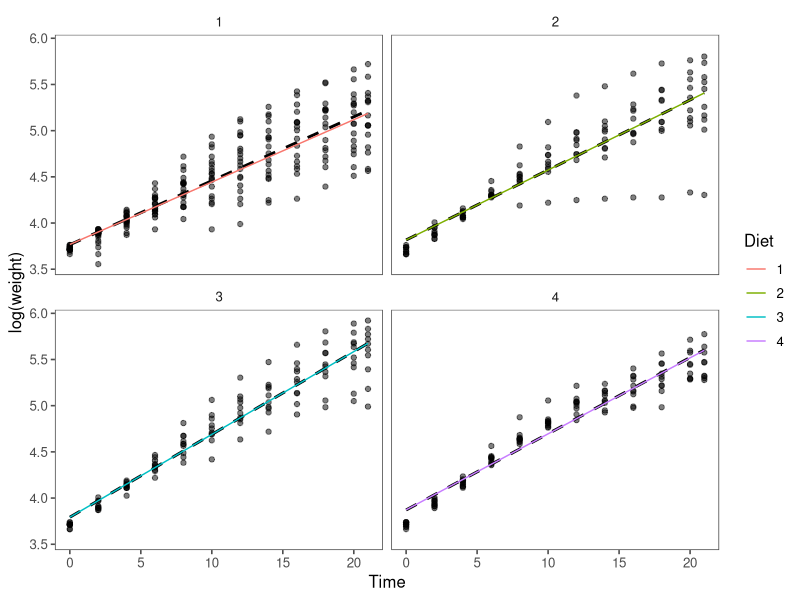

This chart was generated by the following R code: (Note: this script raises an error after producing the figure.)
library(tidyverse);library(lme4);library(broom)
library(modelr);library(ggthemes)



cw1 <- lmer(log(weight) ~ Time*Diet + (1|Chick), data = ChickWeight)
nd <- data_grid(data = ChickWeight, Time = Time, Diet = Diet)
predict.fun <- function(my.lmm) {
  predict(my.lmm, newdata = nd, re.form = NA,)   # This is predict.merMod 
}
nd$pred <- predict.fun(cw1)
ggplot(ChickWeight,aes(Time,log(weight)))+
  geom_point(alpha = 0.5)+
  geom_smooth(method = "lm", se = F,  linetype = "dashed", color = "black")+
  geom_line(data = nd,aes(Time,pred,color = Diet))+
  facet_wrap(~Diet)+
  theme_few()
  



sl1 <- lmer(Reaction ~ Days + (1|Subject), sleepstudy)
sl2 <- lm(Reaction ~ Days, sleepstudy)


nd2 <- data_grid(data = sleepstudy, Days = Days)

predict.fun <- function(my.lmm) {
  predict(my.lmm, newdata = nd2, re.form = NA,)   # This is predict.merMod 
}

nd2$pred <- predict.fun(sl1)
nd2$lm_pred <- predict(sl2,newdata = nd2)


ggplot(sleepstudy,aes(Days,Reaction))+
  geom_point(alpha = 0.5)+
  geom_line(data = nd2, aes(Days, lm_pred), color = "red", size = 1.5)+
  geom_line(data = nd2, aes(Days, pred))+
  geom_line(data = xx, aes(Days, .fixed), color = "blue")
  


xx <- augment(sl1)
